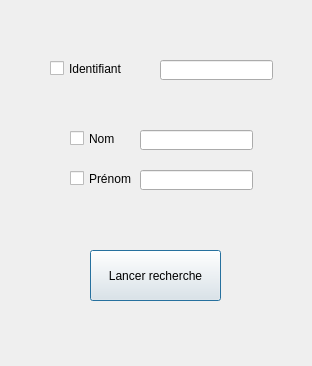
<?xml version="1.0" encoding="UTF-8"?>
<ui version="4.0">
 <class>getuserdialogClass</class>
 <widget class="QDialog" name="getuserdialogClass">
  <property name="geometry">
   <rect>
    <x>0</x>
    <y>0</y>
    <width>312</width>
    <height>366</height>
   </rect>
  </property>
  <property name="minimumSize">
   <size>
    <width>312</width>
    <height>366</height>
   </size>
  </property>
  <property name="maximumSize">
   <size>
    <width>312</width>
    <height>366</height>
   </size>
  </property>
  <property name="windowTitle">
   <string>Dialog</string>
  </property>
  <widget class="QCheckBox" name="checkBox_IdUser">
   <property name="geometry">
    <rect>
     <x>50</x>
     <y>60</y>
     <width>101</width>
     <height>17</height>
    </rect>
   </property>
   <property name="text">
    <string>Identifiant</string>
   </property>
  </widget>
  <widget class="QPushButton" name="pushButton_Start">
   <property name="geometry">
    <rect>
     <x>90</x>
     <y>250</y>
     <width>131</width>
     <height>51</height>
    </rect>
   </property>
   <property name="minimumSize">
    <size>
     <width>131</width>
     <height>0</height>
    </size>
   </property>
   <property name="text">
    <string>Lancer recherche</string>
   </property>
  </widget>
  <widget class="QCheckBox" name="checkBox_lastName">
   <property name="geometry">
    <rect>
     <x>70</x>
     <y>130</y>
     <width>71</width>
     <height>17</height>
    </rect>
   </property>
   <property name="text">
    <string>Nom</string>
   </property>
  </widget>
  <widget class="QLineEdit" name="lineEdit_lastName">
   <property name="geometry">
    <rect>
     <x>140</x>
     <y>130</y>
     <width>113</width>
     <height>20</height>
    </rect>
   </property>
  </widget>
  <widget class="QLineEdit" name="lineEdit_IdUser">
   <property name="geometry">
    <rect>
     <x>160</x>
     <y>60</y>
     <width>113</width>
     <height>20</height>
    </rect>
   </property>
  </widget>
  <widget class="QCheckBox" name="checkBox_firstName">
   <property name="geometry">
    <rect>
     <x>70</x>
     <y>170</y>
     <width>71</width>
     <height>17</height>
    </rect>
   </property>
   <property name="text">
    <string>Prénom</string>
   </property>
  </widget>
  <widget class="QLineEdit" name="lineEdit_firstName">
   <property name="geometry">
    <rect>
     <x>140</x>
     <y>170</y>
     <width>113</width>
     <height>20</height>
    </rect>
   </property>
  </widget>
 </widget>
 <resources/>
 <connections/>
</ui>
